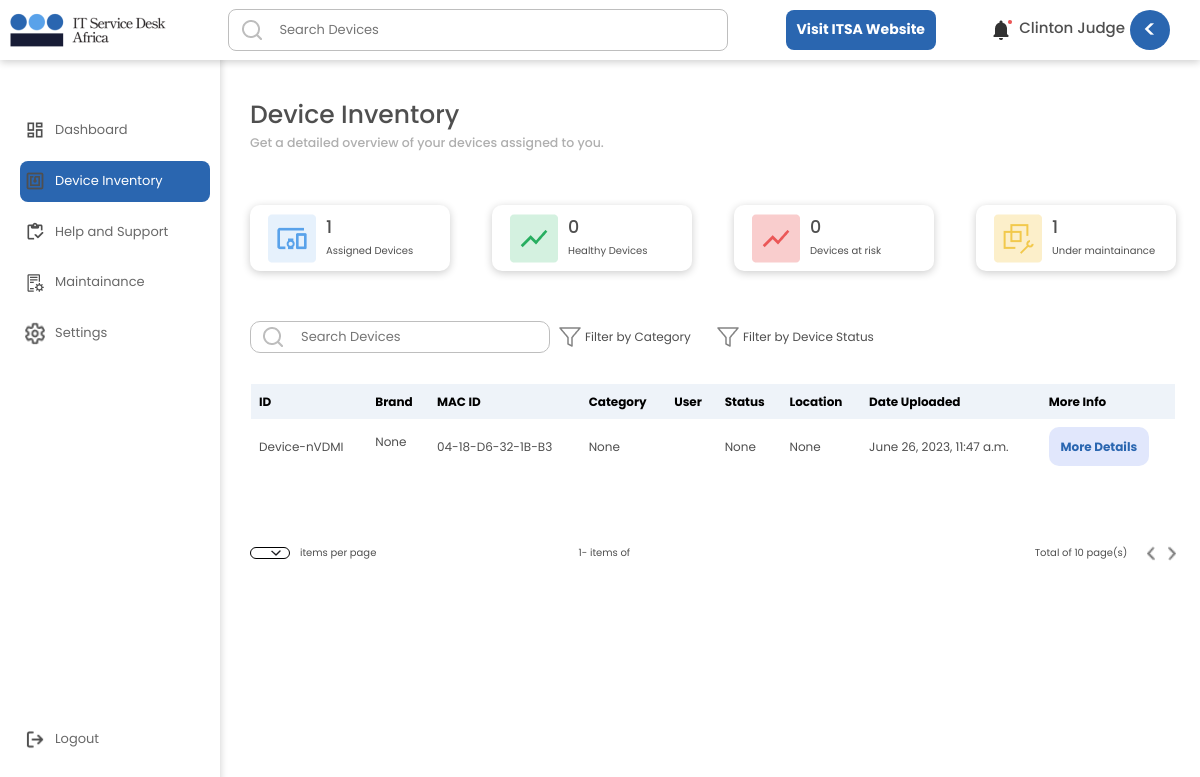
The app's page /staff/staffDeviceInventory/ (signed in), older data.
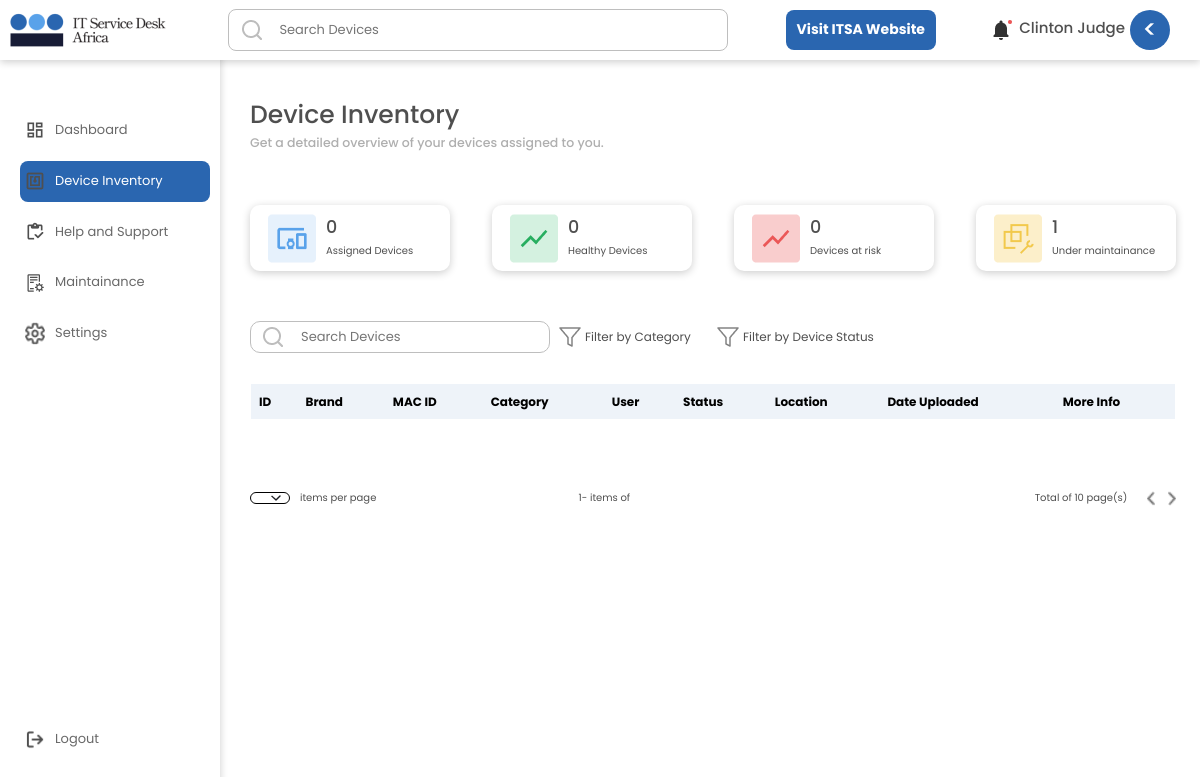
The same page, newer data.
### userarea/models.py (models this page shows, shortened)
class DeviceRegisterUpload(models.Model):
    user = models.ForeignKey(User, null=True, on_delete=models.CASCADE)
    deviceip = models.CharField(max_length = 1500, null=True, blank = True)
    devicename= models.CharField(max_length = 1500, blank = True, null=True)
    devicemacaddress = models.CharField(max_length = 1500, null=True, blank = True)
    devicenetworkadaptercompany = models.CharField(max_length = 1500, null=True, blank = True)
    devicestatus = models.CharField(max_length= 300,choices = DEVICE_HEALTH_STATUS, default = 'Working', null=True, blank = True)
    deviceworkgroup = models.CharField(max_length = 1500, null=True, blank = True)
    deviceportnumber = models.CharField(max_length = 1500, null=True, blank = True)
    devicemultiplepacket = models.CharField(max_length = 1500, null=True, blank = True)
    index= models.CharField(max_length = 1500, blank = True, null=True)
    devicetype= models.CharField(max_length = 1500, null=True, blank = True)
    devicelocation= models.CharField(max_length = 1500, null=True, blank = True)
    devicebrand= models.CharField(max_length = 1500, null=True, blank = True)
    deviceos = models.CharField(max_length = 1500, null=True, blank = True)
    devicecostofpurchase = models.CharField(max_length = 1500, null=True, blank = True)
    deviceusedepartment = models.CharField(max_length = 1500, null=True, blank = True)
    staffUserID = models.CharField(max_length = 1500, default='None')
    deviceuseremail = models.CharField(max_length= 200, null=True, blank = True)
    deviceuserfirstname = models.CharField(max_length= 200, null=True, blank = True)
    deviceuserlastname = models.CharField(max_length= 200, null=True, blank = True)
    deviceuserphonenumber = models.CharField(max_length= 200, null=True, blank = True)
    deviceuserdateofresumption = models.CharField(max_length= 200, null=True, blank = True)
    deviceworkingcondition = models.CharField(max_length= 300,choices = DEVICE_WORKING_CONDITION, default = 'Good', null=True, blank = True)
    deviceyearofpurchase = models.CharField(max_length = 1500, null=True, blank = True)
    devicedepreciationrate = models.CharField(max_length = 1500, null=True, blank = True)
    deviceid = models.CharField(max_length = 1500, null=True, blank = True)
    savetimedata = models.CharField(max_length = 1500, null=True, blank = True)
    registeredMonth = models.CharField(max_length = 1500, null=True, blank = True)
    weekNumberSaved = models.CharField(max_length = 1500, null=True, blank = True)
    CompanyUniqueCode = models.CharField(max_length = 130, null=True, blank = True)
    created_at = models.DateTimeField(auto_now_add=True)
    edited_at = models.DateTimeField(auto_now=True)
    class Meta:
        ordering = ['-edited_at', '-created_at']

### staffapp/views.py (the view)
# urls.py: path('staffDeviceInventory/', views.StaffDeviceInventory, name='StaffDeviceInventory'),
def StaffDeviceInventory(request):
    MaintenanceRequests = MaintenanceRequest.objects.filter(MaintainRequesterEmailAddress = request.user.username).count()
    RegisteredDevices = DeviceRegisterUpload.objects.filter(deviceuseremail = request.user.username)
    RegisteredDevicesFaulty = DeviceRegisterUpload.objects.filter(Q(deviceuseremail = request.user.username) & Q(devicestatus = 'Faulty')).count()
    RegisteredDevicesWorking = DeviceRegisterUpload.objects.filter(Q(deviceuseremail = request.user.username) & Q(devicestatus = 'Working')).count()
    RegisteredDevicesCount = DeviceRegisterUpload.objects.filter(deviceuseremail = request.user.username).count()
    context = {'RegisteredDevicesWorking':RegisteredDevicesWorking,'MaintenanceRequests':MaintenanceRequests, 'RegisteredDevicesFaulty':RegisteredDevicesFaulty, 'RegisteredDevices':RegisteredDevices, 'RegisteredDevicesCount':RegisteredDevicesCount}
    return render(request, 'staffapp/staffdeviceinventory.html', context)

### staffapp/templates/staffapp/staffdeviceinventory.html (shortened to what the changed rows need)
{% include 'staffgeneral.html' %}
{% load static %}
{% block content %}
<!DOCTYPE html>
<html lang="en">
	<head>
		<link rel="stylesheet" href={% static 'dashboard/css/style.css' %} />
		<link rel="stylesheet" href={% static 'inventory/css/style.css' %} />
		<link href="https://cdnjs.cloudflare.com/ajax/libs/mdb-ui-kit/6.1.0/mdb.min.css" rel="stylesheet" />
		<link href="https://unpkg.com/aos@2.3.1/dist/aos.css" rel="stylesheet">
	</head>
	<body class='body'>
		<div class='main'>
			<div class='maintop'>
				<div>
					<h1>Device Inventory</h1>
				</div>
			</div>
			<div class='sectionintro'>
				<div class='introbox'>
					<div class='numberofdevices'>
						<h3>{{ RegisteredDevicesCount }}</h3>
						<p>Assigned Devices</p>
					</div>
				</div>
			</div>
			<div>
				<table  id="paginated-list" >
					<tr>
					  <th>ID</th>
					  <th>Brand</th>
					  <th>MAC ID</th>
					  <th>Category</th>
					  <th>User</th>
					  <th>Status</th>
					  <th>Location</th>
					  <th>Date Uploaded</th>
					  <th>More Info</th>
					</tr>
					{% for RegisteredDevices in RegisteredDevices %}
					<div class='item'>
						<tr class='item'>
							<td>{{ RegisteredDevices.deviceid }}</td>
							<td class='devicebrandName'>
								<p>{{ RegisteredDevices.devicebrand }}</p>
							</td>
							<td>{{ RegisteredDevices.devicemacaddress }}</td>
							<td>{{ RegisteredDevices.devicetype }}</td>
							<td><a href=''>{{ RegisteredDevices.deviceuser }}</a></td>
							<td class={{ RegisteredDevices.devicestatus }}>{{ RegisteredDevices.devicestatus }}</td>
							<td>{{ RegisteredDevices.devicelocation }}</td>
							<td>{{ RegisteredDevices.created_at }}</td>
							<td class='moredetailsbtn'>
								<a href = /staff/staffviewdevicedetails/{{ RegisteredDevices.deviceid }}/ >
									<button>More Details</button>
								</a>
							</td>
						</tr>
					</div>
					{% endfor %}
				</table>
			</div>
		</div>
	<body>
{% endblock content %}

Row changes from the older to the newer data that the page shows:
removed DeviceRegisterUpload: deviceid "Device-nVDMI", devicebrand "None", devicemacaddress "04-18-D6-32-1B-B3", devicetype "None", devicestatus "None", devicelocation "None", created_at "June 26, 2023, 11:47 a.m."
Text that changed along with them:
{{ RegisteredDevicesCount }}: "1" → "0"
